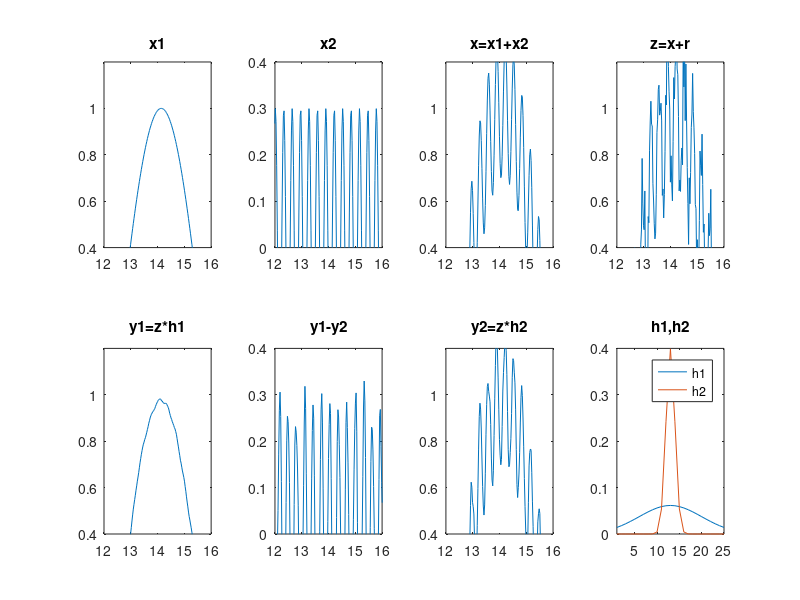

Source code (MATLAB):
% Ejemplo Animado de Convolucion 1D
%
% z(t) = suma de dos frecuencias mas ruido gaussiano
% se pretende encontrar cada una de las frecuencias sin ruido
%
% D.Mery, PUC-DCC, Septiembre 2009
% http://dmery.ing.puc.cl

close all
N = 1000;
t = (1:N)/N*8*pi;
x1 = sin(t);
x2 = 0.3*sin(20*t);
x = x1+x2;
r = randn(1,N)*0.1;
m = 25;
h1 = fspecial('gaussian',[1 m],7);
h2 = fspecial('gaussian',[1 m],1);
ax1 = [12 16 0.4 1.2];
ax2 = [12 16 0 0.4];
subplot(2,4,1);plot(t,x1);title('x1');axis(ax1)
subplot(2,4,2);plot(t,x2);title('x2');axis(ax2)
subplot(2,4,3);plot(t,x);title('x=x1+x2');axis(ax1)
z = x+r;
subplot(2,4,4);plot(t,z);title('z=x+r');axis(ax1)
y1 = conv2(z,h1,'same');
y2 = conv2(z,h2,'same');
subplot(2,4,7);plot(t,y2);title('y2=z*h2');axis(ax1)
subplot(2,4,5);plot(t,y1);title('y1=z*h1');axis(ax1)
subplot(2,4,6);plot(t,y1-y2);title('y1-y2');axis(ax2)
subplot(2,4,8);plot([h1' h2']);title('h1,h2');axis([1 m 0 0.4]);legend('h1','h2');

